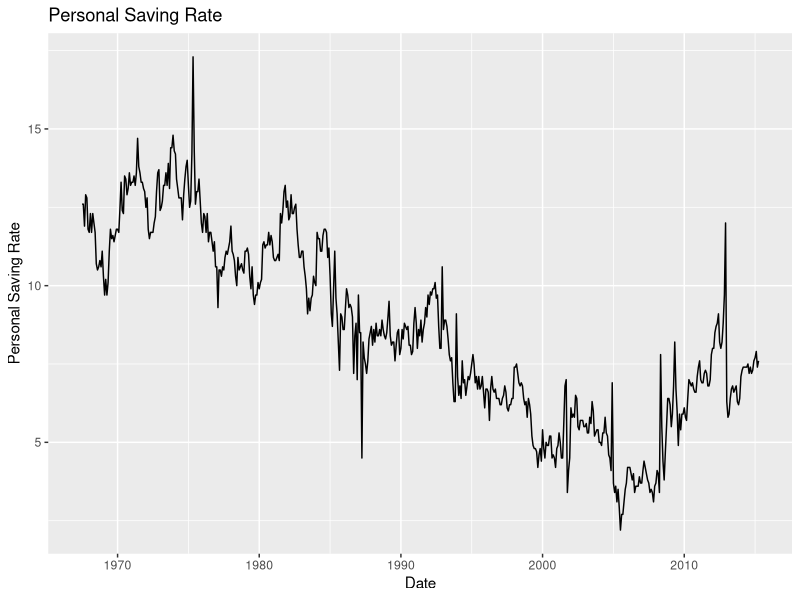
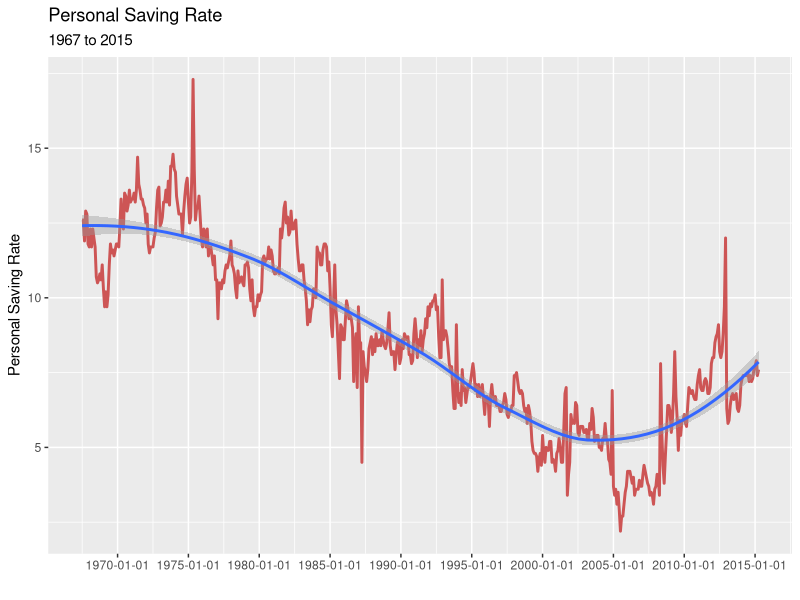

The R script that drew these images, in order:
library(ggplot2)
data("economics")
data(economics,package="ggplot2")
str(economics)

x <- ggplot(economics,aes(x=date,y=psavert))
x+geom_line()+labs(title="Personal Saving Rate",x="Date",y="Personal Saving Rate")

# When Plotting Time Series be sure that the date variable is classs date and not class character

y <- ggplot(economics,aes(x= date, y = psavert))
y+geom_line(color="indianred3", size=1)+geom_smooth()+
  scale_x_date(date_breaks = '5 years')+
  labs(title = "Personal Saving Rate",
       subtitle = "1967 to 2015", x="",y="Personal Saving Rate")
